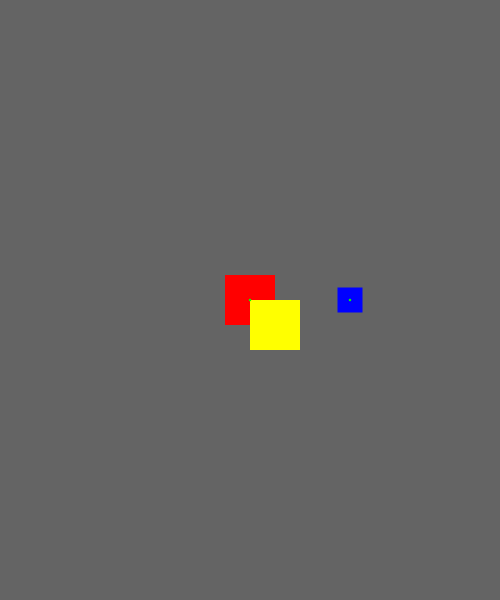
Frame 1 (no input)
Frame 60 (no input): identical to frame 1, image omitted
Frame 120 (the mouse pressed at the canvas centre since frame 60): identical to frame 1, image omitted

The p5.js sketch that drew this single still picture (run headless with seeded random() and noise() and a simulated clock; from frame 60 on, the mouse is pressed at the canvas centre):

// p5.js sketch
// ── sketch.js
function setup() {
  createCanvas(500, 600);
}


function draw() {
  background(100);

  push();

  translate( width/2, height/2 );
  scale( 0.5 ); // play with the value. (e.g. 1.0: original size, 0.5: half, 2.0: doubled)

  noStroke();

  // red rect
  rectMode(CENTER);
  fill(255, 0, 0);
  rect(0, 0, 100, 100);

  // yellow rect
  rectMode(CORNER);
  fill(255, 255, 0);
  rect(0, 0, 100, 100 );

  // blue rect
  rectMode(CENTER);
  fill(0, 0, 255);
  rect(200, 0, 50, 50 );

  // points
  stroke(0, 255, 0);
  strokeWeight(5);
  point(0, 0);
  point(200, 0);

  pop();
}
